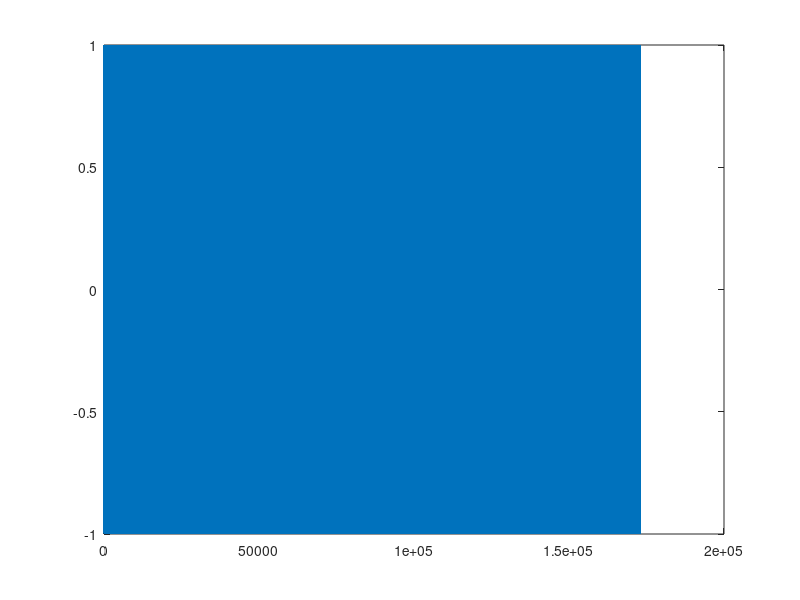
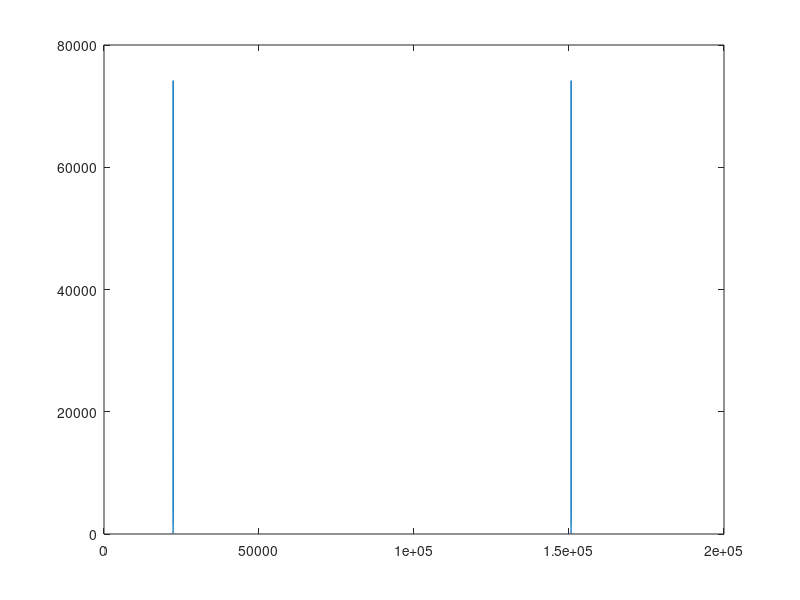

Source code (MATLAB) for these figures, in order:
clear all;
close all;
clc;
t=[-0.6:6.9375e-6:0.6];
% rect = rectpuls(t);
rect = sin(13.875e6*pi.*t);
plot(rect);
figure;
plot(abs(fft(rect)));

% t=[-6.9375e-6:1e-8:(1*6.9375e-6)];
% rect = rectpuls(t,(1*6.9375e-6));
% plot(t,rect);
% % rectplus(-0.5)
% % rectplus(0.5)
